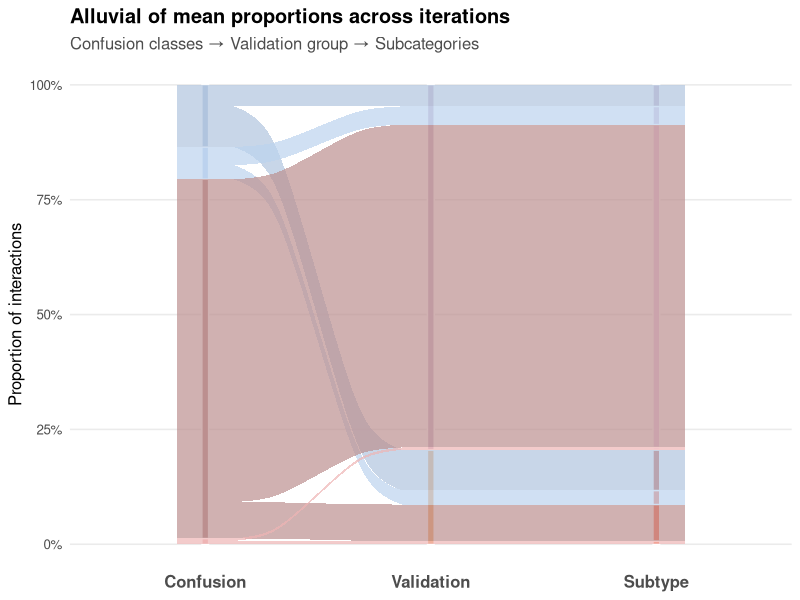
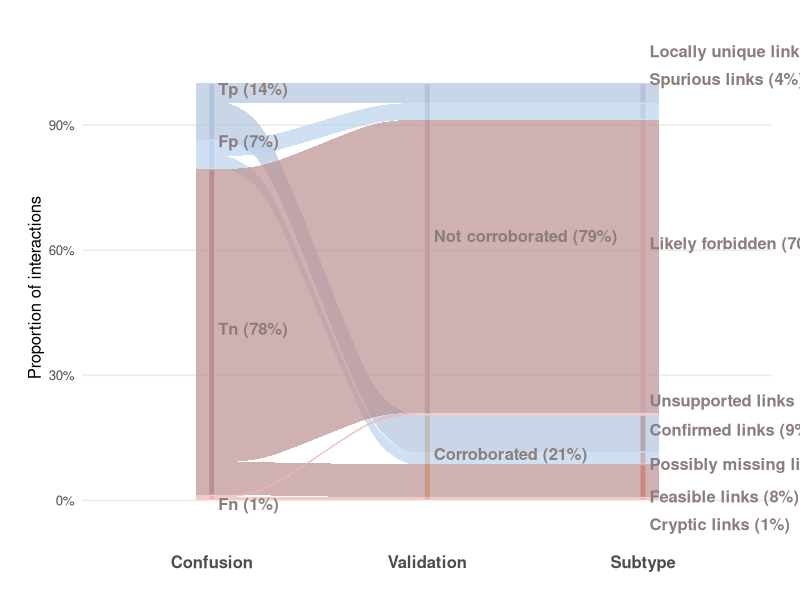
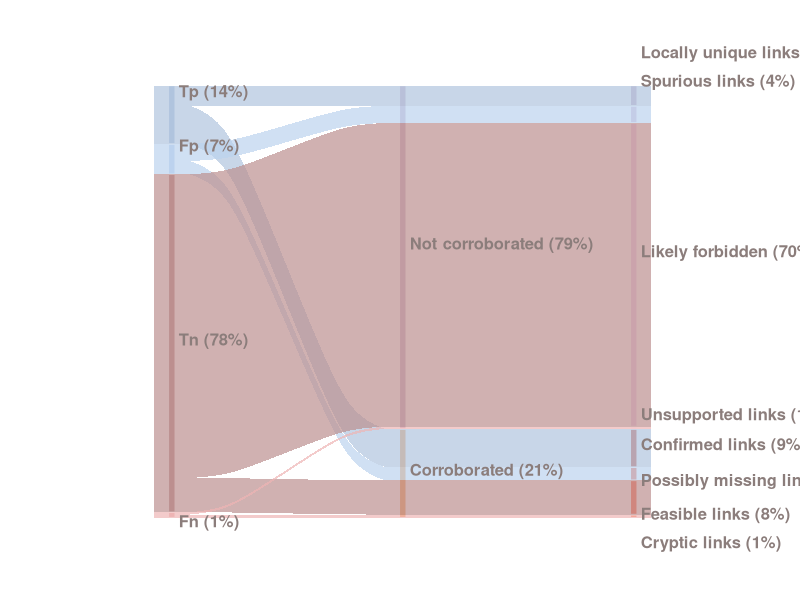
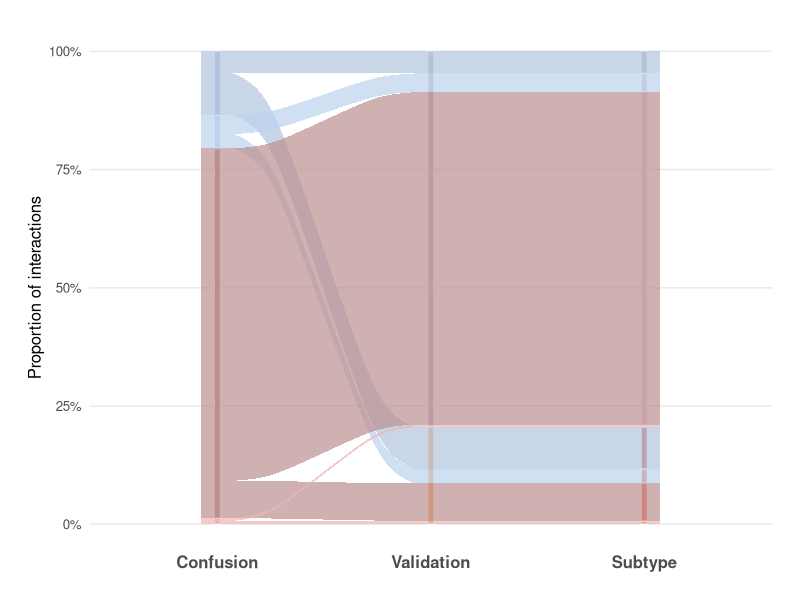
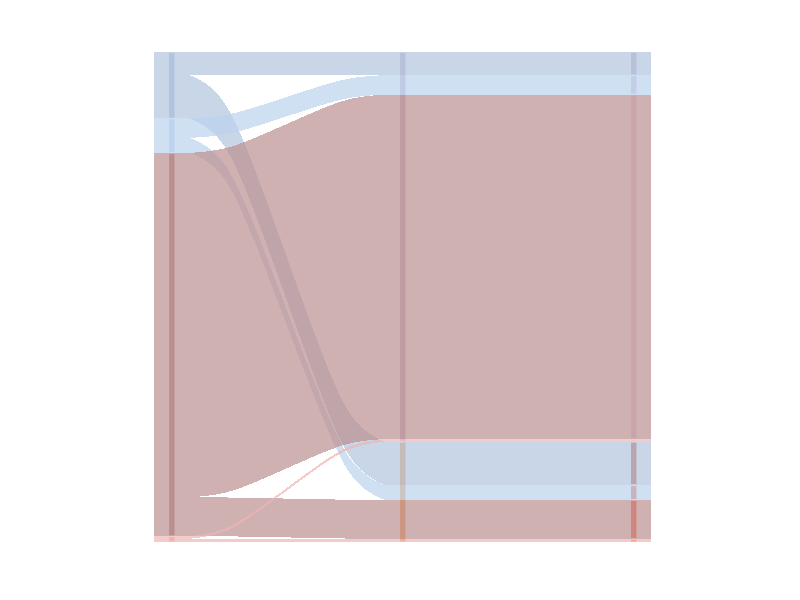

Source code (R) for these figures, in order:
# ---- cross method analysis ----
# here we corroborate predictions produced by Barry's application using data from the 
# same plant-frugivore network in Spain that was samples using two different 
# methods.

library(dplyr)
library(readr)
library(tibble)
library(tidyr)
library(stringr)
library(ggplot2)
library(ggalluvial)
library(scales)

# remove 20% of the same links in two methods, maybe repeat 50 times 

setwd("~/Documents/github/LP_validation/results/cross_method_results")

# read the two prediction tables. i tried 2 versions: predicting with 20% and 40% link withholding.
mist_nets <- read_csv("hr_mn_40per_prediction_results.csv", show_col_types = FALSE) %>%
  mutate(method = "mist_nets") # m1

observations <- read_csv("hr_obs_40per_prediction_results.csv", show_col_types = FALSE) %>%
  mutate(method = "observations") # m2

## ---- finding missing links using cross-method corroboration ----
# find interactions that are FP in method1 but TP in method2
# the problem is that it's not consistent
fp_to_tp <- mist_nets %>%
  select(higher_level, lower_level, confusion, probability, classification, ground_truth, link) %>%
  rename(confusion_m1 = confusion,
         probability_m1 = probability,
         classification_m1 = classification,
         ground_truth_m1 = ground_truth,
         link_m1 = link) %>%
  inner_join(
    observations %>%
      select(higher_level, lower_level, confusion, probability, classification, ground_truth, link) %>%
      rename(confusion_m2 = confusion,
             probability_m2 = probability,
             classification_m2 = classification,
             ground_truth_m2 = ground_truth,
             link_m2 = link),
    by = c("higher_level", "lower_level")
  ) %>%
  filter(confusion_m1 == "FP", confusion_m2 == "TP")

fp_to_tp # 2 missing links found!
nrow(fp_to_tp)
# write_csv(fp_to_tp, "FP_in_mistnets_TP_in_observations_40per.csv")

# now vise versa
fp_to_tp2 <- observations %>%
  select(higher_level, lower_level, confusion, probability, classification, ground_truth, link) %>%
  rename(confusion_m2 = confusion,
         probability_m2 = probability,
         classification_m2 = classification,
         ground_truth_m2 = ground_truth,
         link_m2 = link) %>%
  inner_join(
    mist_nets %>%
      select(higher_level, lower_level, confusion, probability, classification, ground_truth, link) %>%
      rename(confusion_m1 = confusion,
             probability_m1 = probability,
             classification_m1 = classification,
             ground_truth_m1 = ground_truth,
             link_m1 = link),
    by = c("higher_level", "lower_level")
  ) %>%
  filter(confusion_m2 == "FP", confusion_m1 == "TP")

fp_to_tp2
nrow(fp_to_tp2) # additional missing links found!
# write_csv(fp_to_tp2, "FP_in_observations_TP_in_mistnets_40per.csv")

## ---- full alluvial analysis ----
# withhold the same 20% of links from the two networks
set.seed(42)

# # read matrices
# mistnets_matrix <- read_csv("hr_mn.csv", show_col_types = FALSE)
# observations_matrix <- read_csv("hr_obs.csv", show_col_types = FALSE)
# 
# # check their species are identical
# identical(rownames(mistnets_matrix), rownames(observations_matrix))
# identical(colnames(mistnets_matrix), colnames(observations_matrix))
# dim(mistnets_matrix)
# dim(observations_matrix)
# 
# # keep row names
# rownames(mistnets_matrix) <- mistnets_matrix$AASPECIES
# rownames(observations_matrix) <- observations_matrix$AASPECIES
# 
# mistnets_matrix <- mistnets_matrix %>% select(-AASPECIES)
# observations_matrix <- observations_matrix %>% select(-AASPECIES)
# 
# # find all existing links (non-zero)
# # logical matrix: TRUE only where both have a link
# common_links <- (mistnets_matrix > 0) & (observations_matrix > 0)
# 
# # convert to long format
# common_links_long <- as.data.frame(as.table(common_links)) %>%
#   filter(Freq) %>%
#   rename(
#     lower_level = Var1,
#     higher_level = Var2
#   )
# 
# # randomly select 20% of shared links
# set.seed(42)
# 
# n_remove <- ceiling(0.2 * nrow(common_links_long))
# 
# links_removed <- common_links_long %>%
#   slice_sample(n = n_remove)
# 
# # remove same links from both matrices
# mistnets_removed <- mistnets_matrix
# observations_removed <- observations_matrix
# 
# for (i in seq_len(nrow(links_removed))) {
#   mistnets_removed[
#     links_removed$lower_level[i],
#     links_removed$higher_level[i]
#   ] <- 0
#   
#   observations_removed[
#     links_removed$lower_level[i],
#     links_removed$higher_level[i]
#   ] <- 0
# }

## ---- no link withholding ----
mist_nets_predictions <- read_csv("hr_mn_no_withholding_prediction_results.csv", show_col_types = FALSE)
observation_predictions <- read_csv("hr_obs_no_withholding_prediction_results.csv", show_col_types = FALSE)

mist_nets_predictions <- mist_nets_predictions %>% mutate(method = "method1")
observation_predictions <- observation_predictions %>% mutate(method = "method2")

df_all <- bind_rows(mist_nets_predictions, observation_predictions) %>%
  mutate(
    interaction_id = paste(higher_level, lower_level, sep = "___")
  )

# compute “observation across methods” flags
obs_counts <- df_all %>%
  group_by(interaction_id) %>%
  summarise(
    n_obs_total = sum(ground_truth == 1),
    .groups = "drop"
  )

# flag links per method
df_flagged <- df_all %>%
  left_join(obs_counts, by = "interaction_id") %>%
  mutate(
    original_binary = ground_truth,
    predicted_bin   = classification,
    
    is_all_zero   = n_obs_total == 0,
    is_unique     = n_obs_total == 1,
    is_shared     = n_obs_total >= 2,  # with 2 methods, this means == 2
    obs_elsewhere = (n_obs_total - (original_binary == 1)) >= 1,
    
    validation = ifelse(obs_elsewhere, "Corroborated", "Not corroborated")
  )

# classify links
df_categorized <- df_flagged %>%
  mutate(
    link_category = case_when(
      # observed in only this method
      is_unique   & original_binary == 1 & predicted_bin == 1 ~ "locally_unique_links", # method specific links
      is_unique   & original_binary == 1 & predicted_bin == 0 ~ "unsupported_links",
      
      # observed in both methods
      is_shared   & original_binary == 1 & predicted_bin == 1 ~ "confirmed_links", # recurrent
      is_shared   & original_binary == 1 & predicted_bin == 0 ~ "cryptic_links",
      
      # observed nowhere
      is_all_zero & original_binary == 0 & predicted_bin == 0 ~ "likely_forbidden",
      is_all_zero & original_binary == 0 & predicted_bin == 1 ~ "spurious_links",
      
      # observed in the other method only
      obs_elsewhere & original_binary == 0 & predicted_bin == 0 ~ "feasible_links",
      obs_elsewhere & original_binary == 0 & predicted_bin == 1 ~ "possibly_missing_links",
      
      TRUE ~ "unclassified"
    )
  ) 

# add evaluation classes
df_categorized <- df_categorized %>%
  mutate(
    confusion = case_when(
      original_binary == 1 & predicted_bin == 1 ~ "TP",
      original_binary == 1 & predicted_bin == 0 ~ "FN",
      original_binary == 0 & predicted_bin == 1 ~ "FP",
      original_binary == 0 & predicted_bin == 0 ~ "TN",
      TRUE ~ "UNK"
    )
  )

# summary table for plot
summary_tbl <- df_categorized %>%
  filter(link_category != "unclassified", confusion != "UNK") %>%
  count(method, confusion, validation, link_category, name = "value")

# check
df_confirmed_1 <- df_categorized %>% filter(link_category == "confirmed_links" & method == "method1")
df_confirmed_2 <- df_categorized %>% filter(link_category == "confirmed_links" & method == "method2")
identical(df_confirmed_1$interaction_id, df_confirmed_2$interaction_id)
length(unique(df_confirmed_1$interaction_id))
length(unique(df_confirmed_2$interaction_id))
# recurrent link are not necessarily symmetrical!

## ---- venn ----


## ---- alluvial plot ----
# make an alluvial plot
method_to_plot <- "method2"  # we can change to "method2"

summary_tbl1 <- summary_tbl %>%
  filter(method == method_to_plot)

cat_means <- summary_tbl %>%
  filter(method == method_to_plot) %>%
  group_by(link_category) %>%
  summarise(value = sum(value), .groups = "drop") %>%
  tibble::deframe()   # named vector: names are link_category

# a helper for the plot
get_mean <- function(nm) if (nm %in% names(cat_means)) unname(cat_means[[nm]]) else 0

# set flows
flows_tbl <- summary_tbl1 %>%
  mutate(
    L1 = confusion,
    L2 = validation,
    L3 = link_category
  ) %>%
  select(method, L1, L2, L3, value) %>%
  group_by(method, L1, L2, L3) %>%
  summarise(value = sum(value), .groups = "drop") %>%
  group_by(method) %>%
  mutate(
    total_confusion = sum(value),
    prop = ifelse(total_confusion > 0, value / total_confusion, 0),
    alluvium_id = paste(L1, L3, sep = "⟂")
  ) %>%
  ungroup()

# Aesthetics — tweak these as you like
col_confusion <- c(
  "TP"="lightsteelblue","FP"="lightsteelblue2","TN"="rosybrown","FN"="rosybrown2"
)
col_validation <- c(
  "Corroborated"="sandybrown","Not corroborated"="thistle3"
)
col_subcats <- c(
  "confirmed_links"="coral3","locally_unique_links"="thistle3",
  "cryptic_links"="coral","unsupported_links"="thistle1",
  "possibly_missing_links"="coral2","spurious_links"="thistle",
  "feasible_links"="coral1","likely_forbidden"="thistle2"
)
stratum_fill <- c(col_confusion, col_validation, col_subcats)

flow_alpha <- 0.7     # flow transparency
flow_colour <- NA      # outline color for flows; e.g., "grey30" to draw borders
stratum_label_size <- 4

# Choose whether to plot mean counts or proportions:
metric <- "prop"  # set to "value" for raw mean counts

# Prepare "lodes" format for 3 axes and KEEP alluvium_id
flows_long <- flows_tbl %>%
  select(L1, L2, L3, value, prop, alluvium_id) %>%
  pivot_longer(cols = c(L1, L2, L3),
               names_to = "axis", values_to = "stratum") %>%
  mutate(
    axis = recode(axis, L1="Confusion", L2="Validation", L3="Subtype"),
    axis = factor(axis, levels = c("Confusion","Validation","Subtype"))
  )

# Pretty labels for strata
stratum_labeller <- function(x) {
  x %>% str_replace_all("_", " ") %>% str_to_sentence()
}

## -------- choose your orders here --------
order_confusion  <- c("TP", "FP", "TN", "FN")                 # LEFT column order
order_validation <- c("Not corroborated", "Corroborated") # MIDDLE column order
order_subtypes   <- c(                                       # RIGHT column order
  "locally_unique_links", "spurious_links",
  "likely_forbidden", "unsupported_links",
  "confirmed_links", "possibly_missing_links",
  "feasible_links", "cryptic_links"
)

# Rebuild flows_long with your custom orders applied
flows_long <- flows_tbl %>%
  select(L1, L2, L3, value, prop, alluvium_id) %>%
  tidyr::pivot_longer(c(L1, L2, L3), names_to = "axis", values_to = "stratum") %>%
  dplyr::mutate(
    axis = dplyr::recode(axis, L1 = "Confusion", L2 = "Validation", L3 = "Subtype"),
    # make stratum a factor with the order you chose, depending on axis
    stratum = dplyr::case_when(
      axis == "Confusion"  ~ factor(stratum, levels = order_confusion),
      axis == "Validation" ~ factor(stratum, levels = order_validation),
      axis == "Subtype"    ~ factor(stratum, levels = order_subtypes),
      TRUE ~ factor(stratum)
    ),
    # also lock the axis order (left -> middle -> right)
    axis = factor(axis, levels = c("Confusion", "Validation", "Subtype"))
  )

gg <- ggplot(
  flows_long,
  aes(x = axis,
      stratum = stratum,
      alluvium = alluvium_id,
      y = .data[[metric]],
      fill = stratum)
) +
  geom_stratum(width = 0.03, color = "white") +
  geom_alluvium(color = flow_colour, alpha = flow_alpha, width = 0.25) +
  scale_fill_manual(values = stratum_fill, guide = "none") +
  scale_y_continuous(labels = if (metric=="prop") percent_format(accuracy = 1) else label_number_si()) +
  labs(
    title = if (metric=="prop") "Alluvial of mean proportions across iterations"
    else "Alluvial of mean counts across iterations",
    subtitle = "Confusion classes → Validation group → Subcategories",
    x = NULL, y = if (metric=="prop") "Proportion of interactions" else "Mean count"
  ) +
  theme_minimal(base_size = 12) +
  theme(
    panel.grid.major.x = element_blank(),
    panel.grid.minor = element_blank(),
    axis.text.x = element_text(size = 12, face = "bold"),
    plot.title = element_text(face = "bold"),
    plot.subtitle = element_text(color = "grey30")
  )

gg

bg_col <- "white"   # or "#F7F4EF" or whatever your panel background is

gg <- ggplot(
  flows_long,
  aes(x = axis,
      stratum = stratum,
      alluvium = alluvium_id,
      y = .data[[metric]],
      fill = stratum)
) +
  # 2) Wide "mask" strata: same width as flows, fill = background,
  #    so they trim the flows exactly at the axis
  geom_stratum(
    width  = 0.02,
    color  = NA,
    fill   = bg_col,
    alpha  = 1
  ) +
  
  # 3) Narrow visible strata on top
  geom_stratum(
    width = 0.03,
    color = "white"
  ) +
  # 1) Flows first
  geom_alluvium(
    color = flow_colour,
    alpha = flow_alpha,
    width = 0.15,
    knot.pos = 0.2
  ) +
  
  scale_fill_manual(values = stratum_fill, guide = "none") +
  scale_y_continuous(
    labels = if (metric == "prop") percent_format(accuracy = 1)
    else label_number_si()
  ) +
  labs(
    title    = if (metric=="prop") "Alluvial of mean proportions across iterations"
    else "Alluvial of mean counts across iterations",
    subtitle = "Confusion classes → Validation group → Subcategories",
    x = NULL,
    y = if (metric=="prop") "Proportion of interactions" else "Mean count"
  ) +
  theme_minimal(base_size = 12) +
  theme(
    panel.grid.major.x = element_blank(),
    panel.grid.minor   = element_blank(),
    axis.text.x        = element_text(size = 12, face = "bold"),
    plot.title         = element_text(face = "bold"),
    plot.subtitle      = element_text(color = "grey30")
  )


# totals per stratum (for % text)
stratum_totals <- flows_long %>%
  dplyr::group_by(axis, stratum) %>%
  dplyr::summarise(val = sum(.data[[metric]]), .groups = "drop") %>%
  dplyr::mutate(stratum_chr = as.character(stratum))

# build one hidden stratum layer to grab box geometry (same width as above: 0.25)
tmp_build <- ggplot_build(
  ggplot(flows_long,
         aes(x = axis, stratum = stratum, alluvium = alluvium_id, y = .data[[metric]])) +
    geom_stratum(width = 0.03, color = NA)
)

geo <- as.data.frame(tmp_build$data[[1]])
ax_levels <- levels(flows_long$axis)

# midpoints and axis name for each stratum box
label_geom <- geo %>%
  dplyr::transmute(
    x_mid       = (xmin + xmax)/2,
    y_mid       = (ymin + ymax)/2,
    stratum_chr = as.character(stratum),
    axis        = ax_levels[pmax(1, pmin(length(ax_levels), round((xmin + xmax)/2)))]
  )

# join values + geometry, build the two-line label strings
label_df <- dplyr::left_join(
  stratum_totals,
  label_geom,
  by = c("axis","stratum_chr")
) %>%
  dplyr::mutate(
    name_txt = stratum_chr %>% stringr::str_replace_all("_"," ") %>% stringr::str_to_sentence(),
    pct_txt  = if (metric == "prop") scales::percent(val, accuracy = 1)
    else scales::label_number_si()(val)
  )

# tweakable label settings
label_nudge_x   <- 0.03                                 # push labels to the right of each box
label_nudge_y   <- 0.05  
y_off           <- 0.5 * diff(range(flows_long[[metric]], na.rm = TRUE))  # vertical gap for % line
name_size       <- 4.2
pct_size        <- 3.6
font_family     <- ""                                     # "" = default device font
label_color_map <- c("Confusion"="mistyrose4","Validation"="mistyrose4","Subtype"="mistyrose4")

label_df <- label_df %>%
  mutate(
    label_final = paste0(name_txt, " (", pct_txt, ")")
  )

gg <- gg +
  geom_text(
    data = label_df,
    inherit.aes = FALSE,
    aes(x = x_mid + label_nudge_x, y = y_mid, label = label_final, color = axis),
    fontface = "bold",
    size = name_size,
    family = font_family,
    hjust = 0
  ) +
  scale_color_manual(values = label_color_map, guide = "none") +
  coord_cartesian(clip = "off")

gg <- ggplot(
  flows_long,
  aes(x = axis,
      stratum = stratum,
      alluvium = alluvium_id,
      y = .data[[metric]],
      fill = stratum)
) +
  # 2) Wide "mask" strata: same width as flows, fill = background,
  #    so they trim the flows exactly at the axis
  geom_stratum(
    width  = 0.02,
    color  = NA,
    fill   = bg_col,
    alpha  = 1
  ) +
  
  # 3) Narrow visible strata on top
  geom_stratum(
    width = 0.03,
    color = "white"
  ) +
  
  # 1) Flows
  geom_alluvium(
    color    = flow_colour,
    alpha    = flow_alpha,
    width    = 0.15,
    knot.pos = 0.2
  ) +
  
  scale_fill_manual(values = stratum_fill, guide = "none") +
  scale_y_continuous(
    labels = if (metric == "prop") percent_format(accuracy = 1)
    else label_number_si()
  ) +
  labs(
    title    = NULL,   # remove title
    subtitle = NULL,   # remove subtitle
    x = NULL,
    y = if (metric == "prop") "Proportion of interactions" else "Mean count"
  ) +
  theme_minimal(base_size = 12) +
  theme(
    panel.grid.major.x = element_blank(),
    panel.grid.minor   = element_blank(),
    axis.text.x        = element_text(size = 12, face = "bold"),
    plot.title         = element_text(face = "bold"),
    plot.subtitle      = element_text(color = "grey30")
  )

# range for vertical offsets
yr <- diff(range(flows_long[[metric]], na.rm = TRUE))

# total value per stratum per axis
stratum_totals <- flows_long %>%
  dplyr::group_by(axis, stratum) %>%
  dplyr::summarise(val = sum(.data[[metric]]), .groups = "drop") %>%
  dplyr::mutate(stratum_chr = as.character(stratum))

# build a hidden stratum layer to get box geometry
tmp_build <- ggplot_build(
  ggplot(flows_long,
         aes(x = axis,
             stratum = stratum,
             alluvium = alluvium_id,
             y = .data[[metric]])) +
    geom_stratum(width = 0.03, color = NA)
)

geo <- as.data.frame(tmp_build$data[[1]])
ax_levels <- levels(flows_long$axis)

# midpoints and axis name for each stratum box
label_geom <- geo %>%
  dplyr::transmute(
    x_mid       = (xmin + xmax)/2,
    y_mid       = (ymin + ymax)/2,
    stratum_chr = as.character(stratum),
    axis        = ax_levels[round(x)]  # map numeric x back to axis factor
  )

# join values + geometry, build label text and vertically stagger labels
label_df <- dplyr::left_join(
  stratum_totals,
  label_geom,
  by = c("axis", "stratum_chr")
) %>%
  dplyr::mutate(
    name_txt = stratum_chr %>%
      stringr::str_replace_all("_", " ") %>%
      stringr::str_to_sentence(),
    pct_txt  = if (metric == "prop") scales::percent(val, accuracy = 1)
    else scales::label_number_si()(val),
    label_final = paste0(name_txt, " (", pct_txt, ")")
  ) %>%
  dplyr::arrange(axis, y_mid) %>%
  dplyr::group_by(axis) %>%
  dplyr::mutate(
    # stagger labels within each axis to reduce overlap
    label_y = y_mid + (row_number() - mean(row_number())) * (0.033 * yr)
  ) %>%
  dplyr::ungroup()

label_nudge_x <- 0.03   # adjust if you want labels further right
label_nudge_y <- 0.02

gg <- gg +
  geom_text(
    data = label_df,
    inherit.aes = FALSE,
    aes(x = x_mid + label_nudge_x,
        y = label_y + label_nudge_y,
        label = label_final,
        color = axis),
    fontface = "bold",
    size     = name_size,
    family   = font_family,
    hjust    = 0
  ) +
  scale_color_manual(values = label_color_map, guide = "none") +
  coord_cartesian(clip = "off") +
  theme(
    plot.margin = margin(20, 20, 20, 20)   # room on the right for labels
  )

gg

gg <- gg +
  theme_minimal(base_size = 16) +
  theme(
    panel.grid = element_blank(),
    axis.text = element_blank(),     # remove tick labels
    axis.ticks = element_blank(),    # remove tick marks
    axis.title = element_blank(),    # remove axis titles
    axis.line = element_blank(),     # remove axis lines
    plot.title = element_text(face = "bold"),
    plot.subtitle = element_text(color = "grey30"),
    plot.margin = margin(20, 20, 20, 20)  # keep right margin for labels
  )

gg

# no label version:

gg <- ggplot(
  flows_long,
  aes(x = axis,
      stratum = stratum,
      alluvium = alluvium_id,
      y = .data[[metric]],
      fill = stratum)
) +
  geom_stratum(width = 0.03, color = "white") +
  geom_alluvium(color = flow_colour, alpha = flow_alpha, width = 0.25) +
  scale_fill_manual(values = stratum_fill, guide = "none") +
  scale_y_continuous(labels = if (metric=="prop") percent_format(accuracy = 1) else label_number_si()) +
  labs(
    title = if (metric=="prop") "Alluvial of mean proportions across iterations"
    else "Alluvial of mean counts across iterations",
    subtitle = "Confusion classes → Validation group → Subcategories",
    x = NULL, y = if (metric=="prop") "Proportion of interactions" else "Mean count"
  ) +
  theme_minimal(base_size = 12) +
  theme(
    panel.grid.major.x = element_blank(),
    panel.grid.minor = element_blank(),
    axis.text.x = element_text(size = 12, face = "bold"),
    plot.title = element_text(face = "bold"),
    plot.subtitle = element_text(color = "grey30")
  )

bg_col <- "white"   # or "#F7F4EF" or whatever your panel background is

gg <- ggplot(
  flows_long,
  aes(x = axis,
      stratum = stratum,
      alluvium = alluvium_id,
      y = .data[[metric]],
      fill = stratum)
) +
  # 2) Wide "mask" strata: same width as flows, fill = background,
  #    so they trim the flows exactly at the axis
  geom_stratum(
    width  = 0.02,
    color  = NA,
    fill   = bg_col,
    alpha  = 1
  ) +
  
  # 3) Narrow visible strata on top
  geom_stratum(
    width = 0.03,
    color = "white"
  ) +
  # 1) Flows first
  geom_alluvium(
    color = flow_colour,
    alpha = flow_alpha,
    width = 0.15,
    knot.pos = 0.2
  ) +
  
  scale_fill_manual(values = stratum_fill, guide = "none") +
  scale_y_continuous(
    labels = if (metric == "prop") percent_format(accuracy = 1)
    else label_number_si()
  ) +
  labs(
    title    = if (metric=="prop") "Alluvial of mean proportions across iterations"
    else "Alluvial of mean counts across iterations",
    subtitle = "Confusion classes → Validation group → Subcategories",
    x = NULL,
    y = if (metric=="prop") "Proportion of interactions" else "Mean count"
  ) +
  theme_minimal(base_size = 12) +
  theme(
    panel.grid.major.x = element_blank(),
    panel.grid.minor   = element_blank(),
    axis.text.x        = element_text(size = 12, face = "bold"),
    plot.title         = element_text(face = "bold"),
    plot.subtitle      = element_text(color = "grey30")
  )


# totals per stratum (for % text)
stratum_totals <- flows_long %>%
  dplyr::group_by(axis, stratum) %>%
  dplyr::summarise(val = sum(.data[[metric]]), .groups = "drop") %>%
  dplyr::mutate(stratum_chr = as.character(stratum))

# build one hidden stratum layer to grab box geometry (same width as above: 0.25)
tmp_build <- ggplot_build(
  ggplot(flows_long,
         aes(x = axis, stratum = stratum, alluvium = alluvium_id, y = .data[[metric]])) +
    geom_stratum(width = 0.03, color = NA)
)

geo <- as.data.frame(tmp_build$data[[1]])
ax_levels <- levels(flows_long$axis)

# midpoints and axis name for each stratum box
label_geom <- geo %>%
  dplyr::transmute(
    x_mid       = (xmin + xmax)/2,
    y_mid       = (ymin + ymax)/2,
    stratum_chr = as.character(stratum),
    axis        = ax_levels[pmax(1, pmin(length(ax_levels), round((xmin + xmax)/2)))]
  )

# join values + geometry, build the two-line label strings
label_df <- dplyr::left_join(
  stratum_totals,
  label_geom,
  by = c("axis","stratum_chr")
) %>%
  dplyr::mutate(
    name_txt = stratum_chr %>% stringr::str_replace_all("_"," ") %>% stringr::str_to_sentence(),
    pct_txt  = if (metric == "prop") scales::percent(val, accuracy = 1)
    else scales::label_number_si()(val)
  )

# tweakable label settings
label_nudge_x   <- 0.03                                 # push labels to the right of each box
label_nudge_y   <- 0.05  
y_off           <- 0.5 * diff(range(flows_long[[metric]], na.rm = TRUE))  # vertical gap for % line
name_size       <- 4.2
pct_size        <- 3.6
font_family     <- ""                                     # "" = default device font
label_color_map <- c("Confusion"="mistyrose4","Validation"="mistyrose4","Subtype"="mistyrose4")

label_df <- label_df %>%
  mutate(
    label_final = paste0(name_txt, " (", pct_txt, ")")
  )

gg <- gg +
  # geom_text(
  #   data = label_df,
  #   inherit.aes = FALSE,
  #   aes(x = x_mid + label_nudge_x, y = y_mid, label = label_final, color = axis),
  #   fontface = "bold",
  #   size = name_size,
  #   family = font_family,
  #   hjust = 0
  # ) +
  scale_color_manual(values = label_color_map, guide = "none") +
  coord_cartesian(clip = "off")

gg <- ggplot(
  flows_long,
  aes(x = axis,
      stratum = stratum,
      alluvium = alluvium_id,
      y = .data[[metric]],
      fill = stratum)
) +
  # 2) Wide "mask" strata: same width as flows, fill = background,
  #    so they trim the flows exactly at the axis
  geom_stratum(
    width  = 0.02,
    color  = NA,
    fill   = bg_col,
    alpha  = 1
  ) +
  
  # 3) Narrow visible strata on top
  geom_stratum(
    width = 0.03,
    color = "white"
  ) +
  
  # 1) Flows
  geom_alluvium(
    color    = flow_colour,
    alpha    = flow_alpha,
    width    = 0.15,
    knot.pos = 0.2
  ) +
  
  scale_fill_manual(values = stratum_fill, guide = "none") +
  scale_y_continuous(
    labels = if (metric == "prop") percent_format(accuracy = 1)
    else label_number_si()
  ) +
  labs(
    title    = NULL,   # remove title
    subtitle = NULL,   # remove subtitle
    x = NULL,
    y = if (metric == "prop") "Proportion of interactions" else "Mean count"
  ) +
  theme_minimal(base_size = 12) +
  theme(
    panel.grid.major.x = element_blank(),
    panel.grid.minor   = element_blank(),
    axis.text.x        = element_text(size = 12, face = "bold"),
    plot.title         = element_text(face = "bold"),
    plot.subtitle      = element_text(color = "grey30")
  )

# range for vertical offsets
yr <- diff(range(flows_long[[metric]], na.rm = TRUE))

# total value per stratum per axis
stratum_totals <- flows_long %>%
  dplyr::group_by(axis, stratum) %>%
  dplyr::summarise(val = sum(.data[[metric]]), .groups = "drop") %>%
  dplyr::mutate(stratum_chr = as.character(stratum))

# build a hidden stratum layer to get box geometry
tmp_build <- ggplot_build(
  ggplot(flows_long,
         aes(x = axis,
             stratum = stratum,
             alluvium = alluvium_id,
             y = .data[[metric]])) +
    geom_stratum(width = 0.03, color = NA)
)

geo <- as.data.frame(tmp_build$data[[1]])
ax_levels <- levels(flows_long$axis)

# midpoints and axis name for each stratum box
label_geom <- geo %>%
  dplyr::transmute(
    x_mid       = (xmin + xmax)/2,
    y_mid       = (ymin + ymax)/2,
    stratum_chr = as.character(stratum),
    axis        = ax_levels[round(x)]  # map numeric x back to axis factor
  )

# join values + geometry, build label text and vertically stagger labels
label_df <- dplyr::left_join(
  stratum_totals,
  label_geom,
  by = c("axis", "stratum_chr")
) %>%
  dplyr::mutate(
    name_txt = stratum_chr %>%
      stringr::str_replace_all("_", " ") %>%
      stringr::str_to_sentence(),
    pct_txt  = if (metric == "prop") scales::percent(val, accuracy = 1)
    else scales::label_number_si()(val),
    label_final = paste0(name_txt, " (", pct_txt, ")")
  ) %>%
  dplyr::arrange(axis, y_mid) %>%
  dplyr::group_by(axis) %>%
  dplyr::mutate(
    # stagger labels within each axis to reduce overlap
    label_y = y_mid + (row_number() - mean(row_number())) * (0.033 * yr)
  ) %>%
  dplyr::ungroup()

label_nudge_x <- 0.03   # adjust if you want labels further right
label_nudge_y <- 0.02

gg <- gg +
  # geom_text(
  #   data = label_df,
  #   inherit.aes = FALSE,
  #   aes(x = x_mid + label_nudge_x,
  #       y = label_y + label_nudge_y,
  #       label = label_final,
  #       color = axis),
  #   fontface = "bold",
  #   size     = name_size,
  #   family   = font_family,
  #   hjust    = 0
# ) +
scale_color_manual(values = label_color_map, guide = "none") +
  coord_cartesian(clip = "off") +
  theme(
    plot.margin = margin(20, 20, 20, 20)   # room on the right for labels
  )

gg

gg <- gg +
  theme_minimal(base_size = 16) +
  theme(
    panel.grid = element_blank(),
    axis.text = element_blank(),     # remove tick labels
    axis.ticks = element_blank(),    # remove tick marks
    axis.title = element_blank(),    # remove axis titles
    axis.line = element_blank(),     # remove axis lines
    plot.title = element_text(face = "bold"),
    plot.subtitle = element_text(color = "grey30"),
    plot.margin = margin(20, 20, 20, 20)  # keep right margin for labels
  )

gg

# 
# # summary table
# final_table_summary <- df_categorized %>%
#   group_by(Category) %>%
#   summarise(
#     mean = mean(Count), sd = sd(Count),
#     min = min(Count), max = max(Count),
#     .groups = "drop"
#   ) %>%
#   arrange(Category)

# and a heatmap marking where are the missing links
